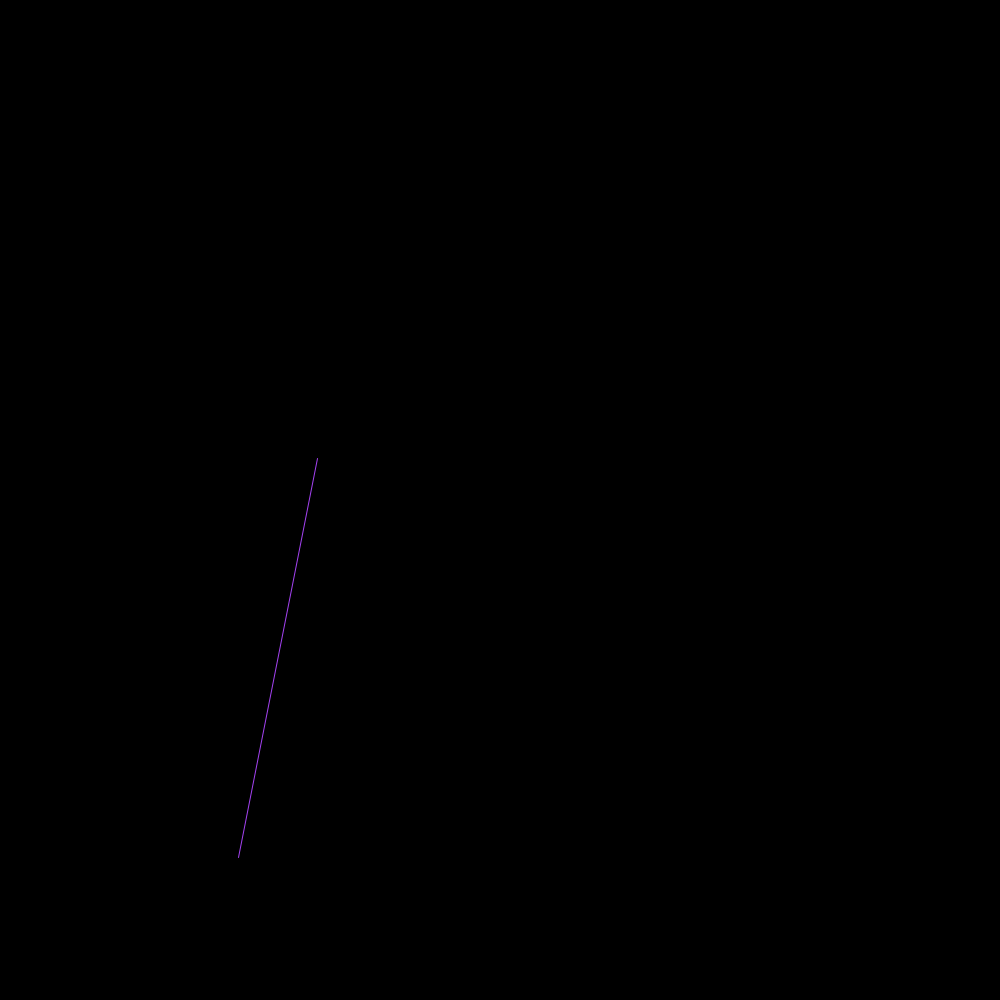
Frame 1 (no input)
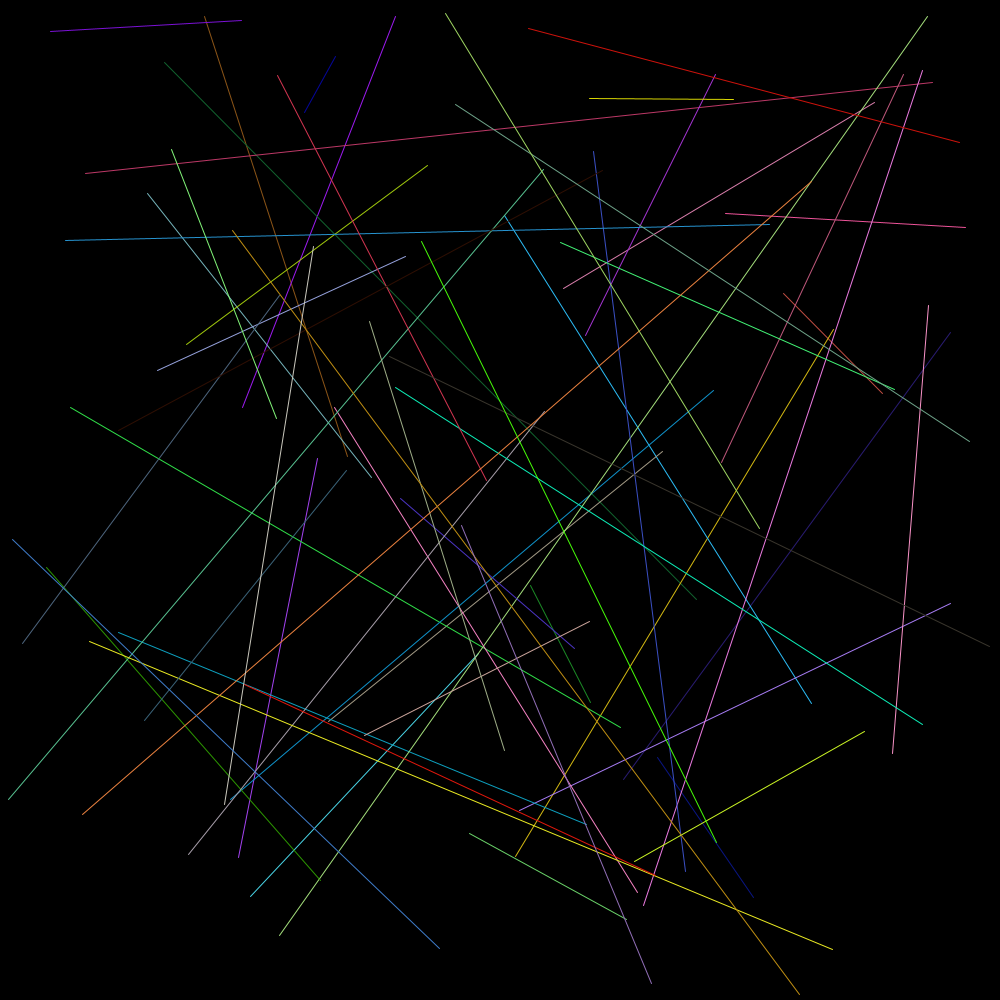
Frame 60 (the mouse pressed at the canvas centre just before this capture)
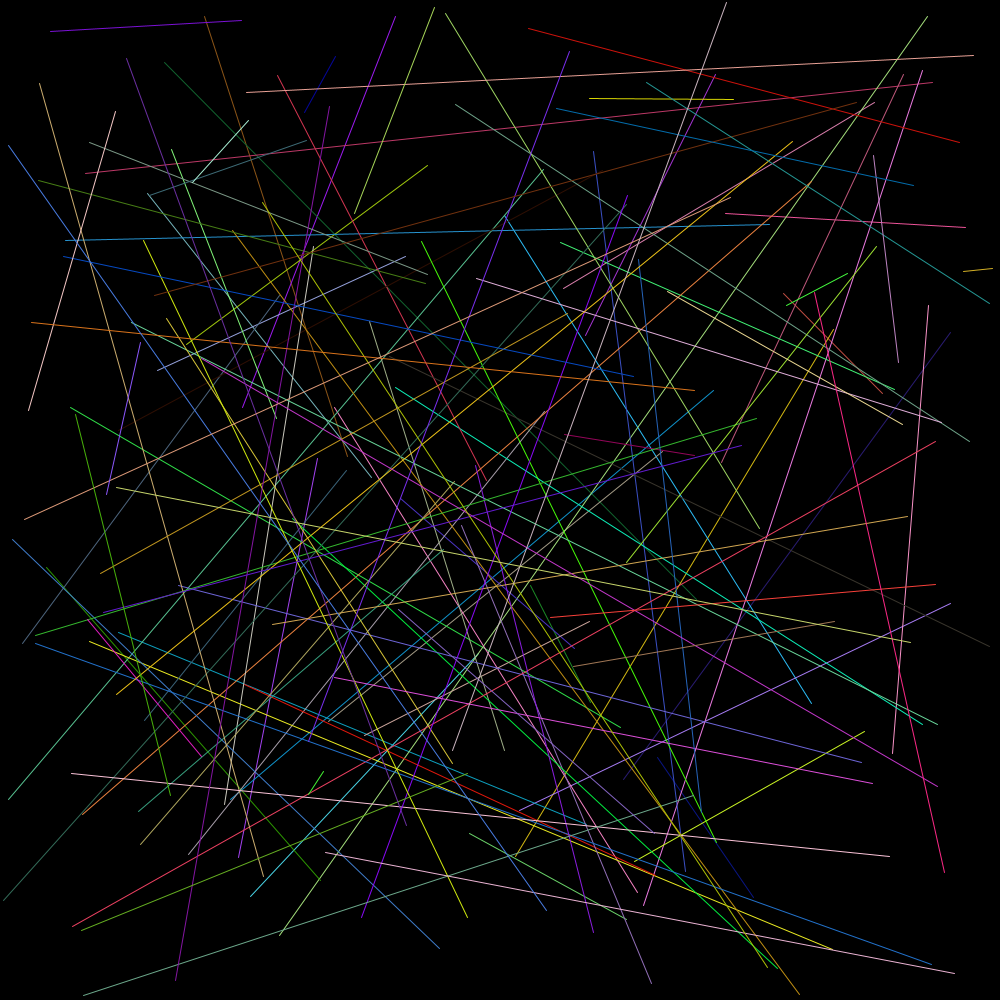
Frame 120 (the mouse held since frame 60 and released just before this capture)

The Processing sketch that drew these frames (run headless with seeded random() and noise(); from frame 60 on, the mouse is pressed at the canvas centre):

// Processing sketch: crazyColors1
// ── crazyColors1.pde
void setup() {
 size(1000, 1000); 
 background(0);
 
}
int x = 1;
void draw() {
  
  stroke(random(0, 255), random(0, 255), random(0, 255)); 
  line(random(1, 1000), random(1, 1000), random(1, 1000), random(1, 1000));
  frameRate(x);
  x += 1;
}
